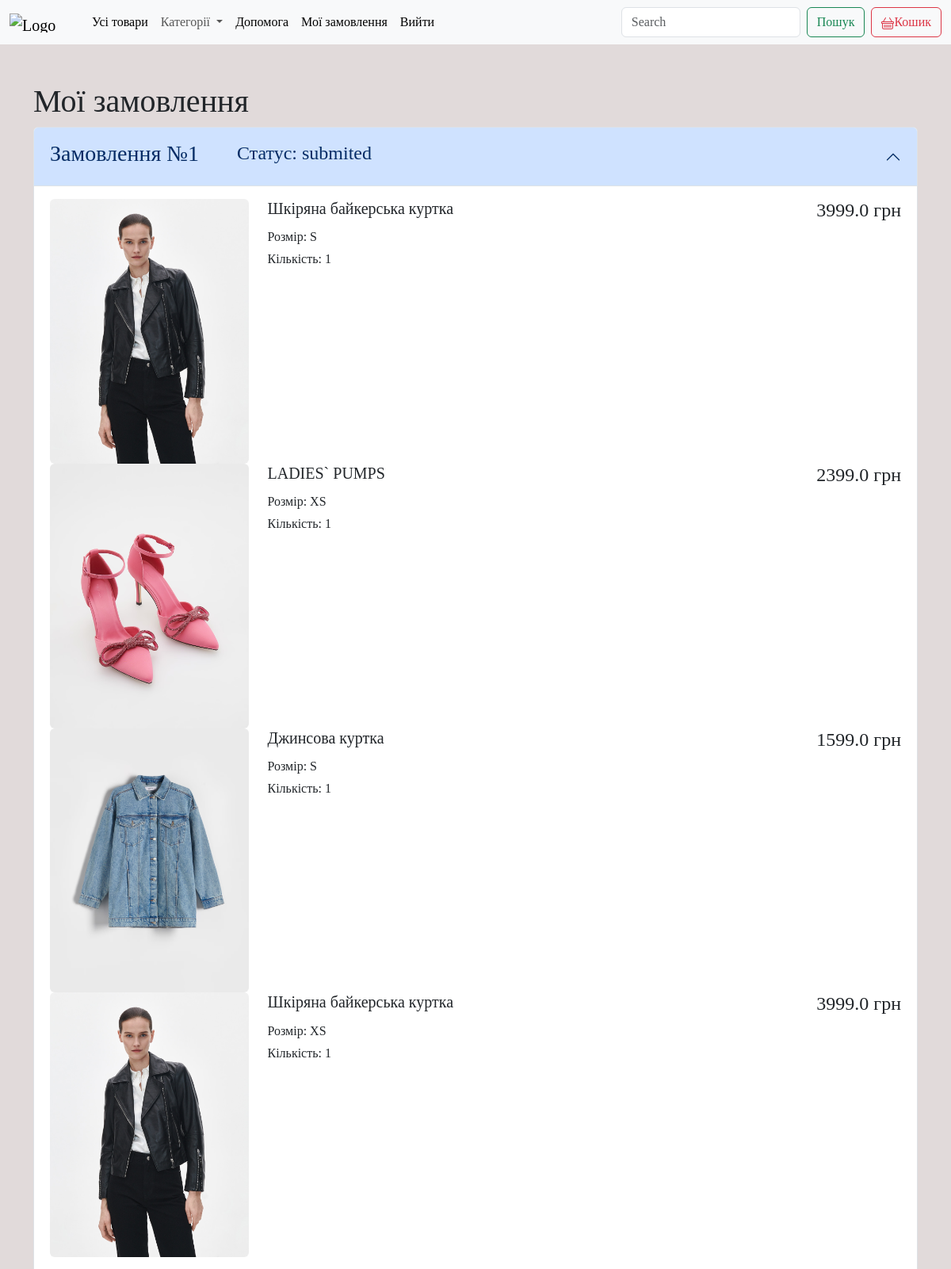
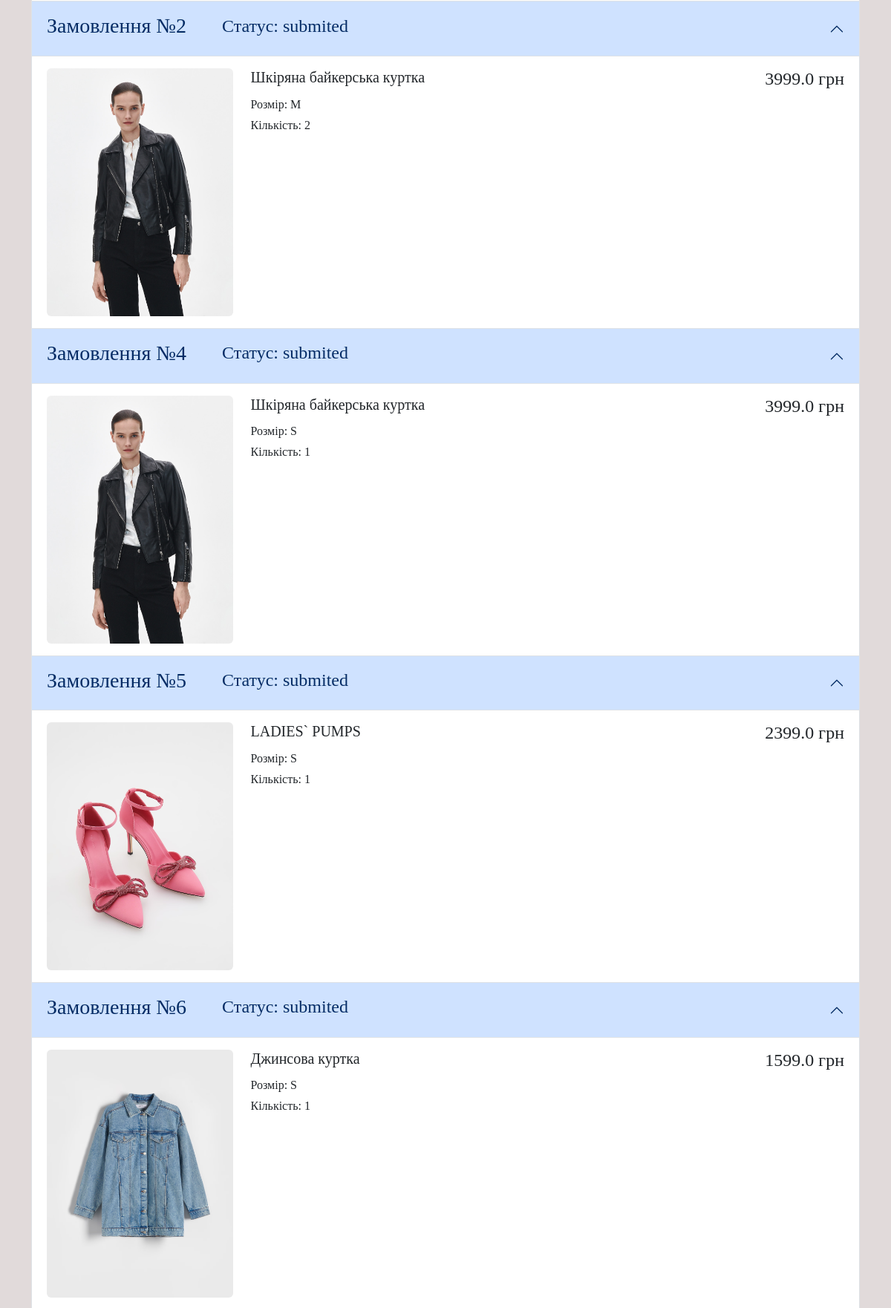
/myorders (signed in, upper part), run on the app's committed database (2 pictures, top to bottom).
### app.py (models this page shows)
class Order(db.Model):
    id = db.Column(db.Integer, primary_key=True)
    name = db.Column(db.String)
    email = db.Column(db.String)
    phone = db.Column(db.Text)
    address = db.Column(db.String)
    status = db.Column(db.String, default = 'new')
    items = db.relationship('OrderItem', backref= 'items', lazy = 'dynamic')

class OrderItem(db.Model):
    id = db.Column(db.Integer, primary_key=True)
    order_id = db.Column(db.Integer, db.ForeignKey("order.id"))
    item_id = db.Column(db.Integer, db.ForeignKey("item.id"))
    amount = db.Column(db.Integer, default = 1)
    size = db.Column(db.String)
    item = db.relationship('Item', backref= 'items')

class Item(db.Model):
    id = db.Column(db.Integer, primary_key=True)
    title = db.Column(db.String, nullable=False)
    price = db.Column(db.Float, default = 0)
    description = db.Column(db.Text)
    image = db.Column(db.String, nullable=False)
    category = db.Column(db.String)

### app.py (the view)
@app.route("/myorders")  # Вказуємо url-адресу для виклику функції
@login_required
def myorders():
    cart_items = get_cart()
    orders = Order.query.filter_by(email=current_user.email).all()
    return render_template("myorders.html", orders=orders, cart = cart_items)

### app.py (called while the page is built)
@login_manager.user_loader
def load_user(user_id):
    return User.query.get(int(user_id))

def get_cart():
    cart_items = []
    if 'order_id' in session:
        order_id = session['order_id']
        order = Order.query.get(order_id)
        if order and order.status == "new":
            cart_items = db.session.query(OrderItem, Item).join(Item, OrderItem.item_id == Item.id).filter(OrderItem.order_id == order_id).all()
    return cart_items

### templates/myorders.html (shortened to what this page needs)
{% extends 'base.html' %}
{% block content %}
    <main class="container py-5">
        <h1>Мої замовлення</h1>
        <div class="accordion" id="accordionExample">
{% for order in orders %}
<div class="accordion-item">
    <h2 class="accordion-header">
    <button class="accordion-button" type="button" data-bs-toggle="collapse" data-bs-target="#collapse{{order.id}}" aria-expanded="true" aria-controls="collapse{{order.id}}">
        <h3>Замовлення №{{order.id}}</h3>
        <h4 class = "ms-5"> Статус: {{order.status}}</h4>
    </button>
    </h2>
    <div id="collapse{{order.id}}" class="accordion-collapse collapse show" data-bs-parent="#accordionExample">
    <div class="accordion-body">
        {% for item in order.items %}
        <a href="#" class="list-group-item list-group-item-action" aria-current="true">
            <div class="row">
              <div class="col-3">
                <img src="{{ url_for('static', filename='item_images/'+ item.item.image) }}" class="rounded img-fluid" alt="...">
              </div>
              <div class="col-9">
                <div class="d-flex w-100 justify-content-between">
                  <h5 class="mb-1">{{item.item.title}}</h5>
                  <h4>{{item.item.price}} грн </h4>
                </div>
                <div class="mb-1">Розмір: {{item.size}}</div>
                <div>Кількість: {{item.amount}}</div>
              </div>
              </div>
              </a>
              {% endfor %}
    </div>
    </div>
</div>
            {% endfor %}
        </div>
    </main>
{% endblock content %}

### templates/base.html (shortened to what this page needs)
<!doctype html>
<html lang="uk">
<head>
  <link href="https://cdn.jsdelivr.net/npm/bootstrap@5.3.0-alpha1/dist/css/bootstrap.min.css" rel="stylesheet"
>
  <link rel="stylesheet" href="{{url_for('static', filename='style.css')}}">
</head>
<body>
  <header>
    <nav class="navbar navbar-expand-lg bg-body-tertiary">
      <div class="container-fluid">
        <a class="navbar-brand" href="#"><img
            src="https://static.tildacdn.com/tild3537-6232-4732-a664-363662623537/Subtract.svg" alt="Logo" width="80"
            height="24" class="d-inline-block align-text-top"></a>
        <div class="collapse navbar-collapse" id="navbarSupportedContent">
          <ul class="navbar-nav me-auto mb-2 mb-lg-0">
            <li class="nav-item">
              <a class="nav-link active" aria-current="page" href="{{url_for('index')}}">Усі товари</a>
            </li>
            <li class="nav-item dropdown">
              <a class="nav-link dropdown-toggle" href="#" role="button" data-bs-toggle="dropdown"
                aria-expanded="false">
                Категорії
              </a>
            </li>
            <li class="nav-item">
              <a class="nav-link active" aria-current="page" href="{{url_for('help_page')}}">Допомога</a>
            </li>
            <li class="nav-item">
              <a class="nav-link active" aria-current="page" href="{{url_for('myorders')}}">Мої замовлення</a>
            </li>
{% if current_user.is_anonymys %}
  <li class="nav-item">
              <a class="nav-link active" aria-current="page" href="{{url_for('login')}}">Увійти</a>
            </li>
{% else %}
<li class="nav-item">
  <a class="nav-link active" aria-current="page" href="{{url_for('logout')}}">Вийти</a>
</li>
{% endif %}
          </ul>
          <form class="d-flex me-2" role="search" action ="{{url_for('search')}}" method="GET">
            <input required name="query" class="form-control me-2" type="search" placeholder="Search" aria-label="Search">
            <button class="btn btn-outline-success" type="submit">Пошук</button>
          </form>
          <a href="" class="btn btn-outline-danger" type="button" data-bs-toggle="offcanvas"
            data-bs-target="#offcanvasRight" aria-controls="offcanvasRight">Кошик</a>
        </div>
      </div>
    </nav>
  </header>
  {% block content %}
  {% endblock content %}
</body>
</html>

### static/style.css (style rules this page uses)
body { background: rgb(225, 218, 218); font-family: 'Cormorant Garamond', serif; }

### data on the page
Order: id "1", status "submited"
OrderItem: image (picture), item "Шкіряна байкерська куртка", item.price "3999.0", size "S", amount "1"
OrderItem: image (picture), item "LADIES` PUMPS", item.price "2399.0", size "XS", amount "1"
OrderItem: image (picture), item "Джинсова куртка", item.price "1599.0", size "S", amount "1"
OrderItem: image (picture), item "Шкіряна байкерська куртка", item.price "3999.0", size "XS", amount "1"
Order: id "2", status "submited"
OrderItem: image (picture), item "Шкіряна байкерська куртка", item.price "3999.0", size "M", amount "2"
Order: id "4", status "submited"
OrderItem: image (picture), item "Шкіряна байкерська куртка", item.price "3999.0", size "S", amount "1"
Order: id "5", status "submited"
OrderItem: image (picture), item "LADIES` PUMPS", item.price "2399.0", size "S", amount "1"
Order: id "6", status "submited"
OrderItem: image (picture), item "Джинсова куртка", item.price "1599.0", size "S", amount "1"
